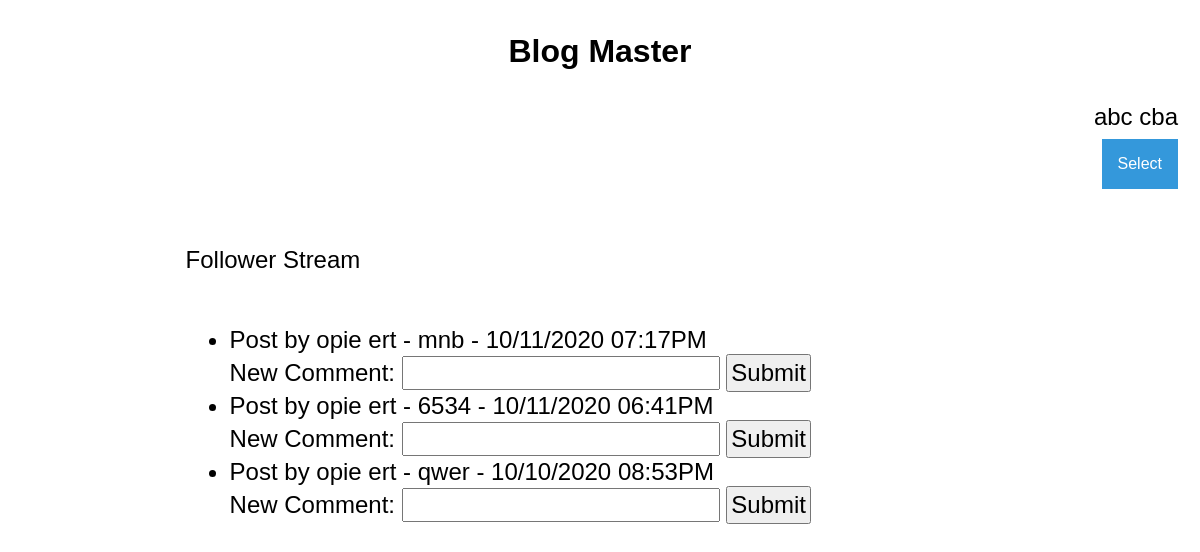
The app's page /follower (signed in) with its own data.
### socialnetwork/models.py (models this page shows)
class Post(models.Model):
    post_input_text = models.CharField(max_length=200)
    post_date_time = models.DateTimeField()
    post_text = models.CharField(max_length=200)
    user = models.ForeignKey(User, default=None, on_delete=models.PROTECT)

### socialnetwork/views.py (the view)
# urls.py: path('follower', views.follower_stream, name='follower'),
@login_required
def follower_stream(request):
    context = {}
    loginUser = Profile.objects.get(user=request.user)
    followingUser = []
    for i in range(loginUser.follows.count()):
        followingUser.append(loginUser.follows.all()[i].user)
    post = reversed(Post.objects.filter(user__in=followingUser).order_by('post_date_time'))
    context['posts'] = post
    return render(request, 'socialnetwork/follower.html', context)

### socialnetwork/templates/socialnetwork/follower.html (shortened to what this page needs)
{% extends "socialnetwork/base.html" %}
{% block user-info %}
    <div>
        <span id="id_logged_in_user_name">{{user.first_name}} {{user.last_name}}</span>
    </div>
    <div class="dropdown">
        <button id="id_show_nav_button" onclick="myFunction()" class="dropbtn">Select</button>
    </div>
{% endblock %}
{% block content %}
    <p id="id_name_of_page">Follower Stream</p>
    <div>
        <ul id="post">
            {% for post in posts %}
                <li id="post_by_{{ post.id }}">Post by
                    <span id="id_post_profile_{{ post.id }}">
                        <a href="{% url 'user_profile' post.user.id %}">
                            {{ post.user.first_name }} {{ post.user.last_name }}
                        </a>
                    </span> -
                    <span id="id_post_text_{{ post.id }}">{{ post.post_text }}</span> -
                    <span id="id_post_date_time_{{ post.id }}">{{ post.post_date_time|date:"n/j/Y h:iA" }}</span>
                    <label>New Comment: </label>
                    <input type="text" id="id_comment_input_text_{{ post.id }}">
                    <button id="id_comment_button_{{ post.id }}" type="submit" onclick="addComment({{ post.id }})">Submit</button>
                </li>
            {% endfor %}
        </ul>
    </div>
{% endblock %}

### socialnetwork/templates/socialnetwork/base.html (shortened to what this page needs)
<!DOCTYPE html>
<html lang="en">
<head>
    <link rel="stylesheet" href="/static/socialnetwork/socialnetwork.css">
</head>
<body>
    <div class="big-heading">
        <span id="id_name_of_site">
            Blog Master
        </span>
    </div>
    <div class="user-info">
        {% block user-info %}
        {% endblock %}
    </div>
    <div class="content">
        {% block content %}
        {% endblock %}
    </div>
</body>
</html>

### socialnetwork/static/socialnetwork/socialnetwork.css (style rules this page uses)
.dropbtn { background-color: #3498DB; color: white; padding: 16px; font-size: 16px; border: none; cursor: pointer; }
.dropdown { position: relative; display: inline-block; }
.big-heading { font-size: xx-large; font-weight: bold; font-family: sans-serif; text-align: center; padding: 25px 50px; }
.user-info { text-align: right; font-family: sans-serif; padding-right: 10px; font-size: x-large; }
.content { margin-left: auto; margin-right: auto; width: 70%; font-family: sans-serif; font-size: x-large; padding: 25px 50px; }
a { text-decoration: none; color:black; }
button { font-size: x-large; padding: 3px; }
input { font-size: x-large; }
div, form { padding: 4px; }

### records on screen
Post: user.first_name "opie", user.last_name "ert", post_text "mnb", post_date_time "10/11/2020 07:17PM"
Post: user.first_name "opie", user.last_name "ert", post_text "6534", post_date_time "10/11/2020 06:41PM"
Post: user.first_name "opie", user.last_name "ert", post_text "qwer", post_date_time "10/10/2020 08:53PM"

### other values on screen
{{ user.first_name }} "abc"
{{ user.last_name }} "cba"
